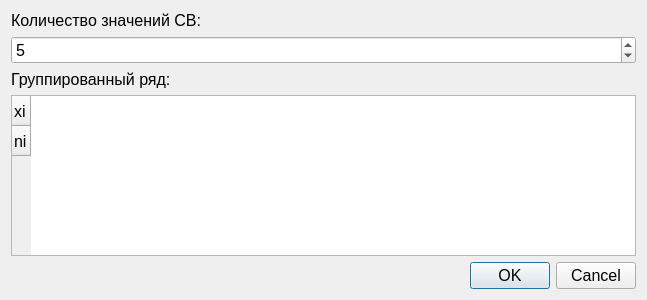
<?xml version="1.0" encoding="UTF-8"?>
<ui version="4.0">
 <class>dialogGruupped</class>
 <widget class="QDialog" name="dialogGruupped">
  <property name="geometry">
   <rect>
    <x>0</x>
    <y>0</y>
    <width>647</width>
    <height>300</height>
   </rect>
  </property>
  <property name="minimumSize">
   <size>
    <width>647</width>
    <height>300</height>
   </size>
  </property>
  <property name="maximumSize">
   <size>
    <width>647</width>
    <height>300</height>
   </size>
  </property>
  <property name="font">
   <font>
    <pointsize>12</pointsize>
   </font>
  </property>
  <property name="windowTitle">
   <string>Dialog</string>
  </property>
  <layout class="QGridLayout" name="gridLayout">
   <item row="0" column="0" colspan="2">
    <widget class="QLabel" name="grouppedLabel">
     <property name="text">
      <string>Количество значений СВ:</string>
     </property>
    </widget>
   </item>
   <item row="1" column="0" colspan="2">
    <widget class="QSpinBox" name="countGrouped">
     <property name="value">
      <number>5</number>
     </property>
    </widget>
   </item>
   <item row="2" column="0">
    <widget class="QLabel" name="grouppedSeriesLabel">
     <property name="text">
      <string>Группированный ряд:</string>
     </property>
    </widget>
   </item>
   <item row="3" column="0" colspan="2">
    <widget class="QTableWidget" name="tableWidget">
     <row>
      <property name="text">
       <string>xi</string>
      </property>
     </row>
     <row>
      <property name="text">
       <string>ni</string>
      </property>
     </row>
    </widget>
   </item>
   <item row="4" column="1">
    <widget class="QDialogButtonBox" name="buttonBox">
     <property name="orientation">
      <enum>Qt::Horizontal</enum>
     </property>
     <property name="standardButtons">
      <set>QDialogButtonBox::Cancel|QDialogButtonBox::Ok</set>
     </property>
    </widget>
   </item>
  </layout>
 </widget>
 <resources/>
 <connections>
  <connection>
   <sender>buttonBox</sender>
   <signal>accepted()</signal>
   <receiver>dialogGruupped</receiver>
   <slot>accept()</slot>
   <hints>
    <hint type="sourcelabel">
     <x>248</x>
     <y>254</y>
    </hint>
    <hint type="destinationlabel">
     <x>157</x>
     <y>274</y>
    </hint>
   </hints>
  </connection>
  <connection>
   <sender>buttonBox</sender>
   <signal>rejected()</signal>
   <receiver>dialogGruupped</receiver>
   <slot>reject()</slot>
   <hints>
    <hint type="sourcelabel">
     <x>316</x>
     <y>260</y>
    </hint>
    <hint type="destinationlabel">
     <x>286</x>
     <y>274</y>
    </hint>
   </hints>
  </connection>
 </connections>
</ui>
